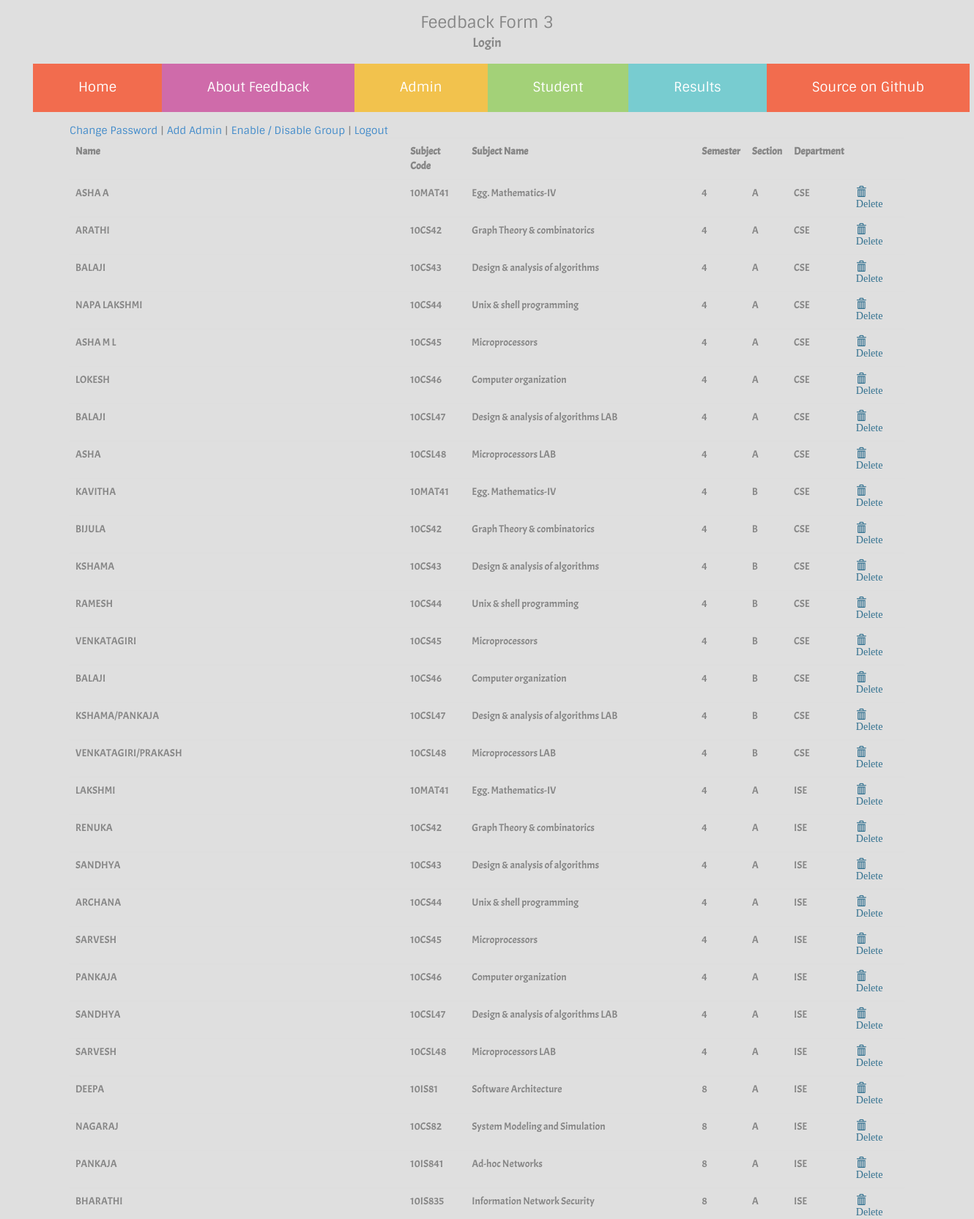
The page /admin.php (signed in, upper part) on the database its author committed.
### tables this page shows
CREATE TABLE `faculty` (
  `id` int(5) NOT NULL AUTO_INCREMENT,
  `name` varchar(100) NOT NULL,
  `subCode` varchar(10) NOT NULL,
  `subName` varchar(100) DEFAULT NULL,
  `semester` enum('2','4','6','8') NOT NULL DEFAULT '4',
  `sec` enum('A','B','C','D','E','F','G') DEFAULT 'A',
  `department` enum('ISE','CSE','CIV','EEE','ECE','ME','BS') DEFAULT 'CIV',
  PRIMARY KEY (`id`)
);

### classes/auth.class.php (called while the page is built, shortened)
<?php
	class authenticate
	{
		public static $db_host,$db_user,$db_pass,$db_name,$username,$password;
		public static function check(){
			$db_name=self::$db_name;
			$username=self::$username;
			$password=self::$password;
			$username=mysql_real_escape_string($username);
			$sql="SELECT * FROM `$db_name`.`admin` WHERE `username`='$username' LIMIT 1";
			$query=mysql_query($sql);
			$num=mysql_num_rows($query);
			if($num!=1){
				return false;
			}
			else{
				$data=mysql_fetch_object($query);
				$passdb=$data->password;
				if($password==$passdb){
					return true;
				}else{
					return false;
				}
			}
		}
	}
?>

### admin.php (the view, shortened to what this page needs)
<?php
	require_once("classes/auth.class.php");
	$a=authenticate::check();
	if($a!=true){
		header("location:adminlogin.php?error=notLoggedIn");
		die();
	}else{?>
	<?php $title="Admin >> Add or Delete Member"; require_once("required_files/header.php"); ?>
	<div class="container">
		<?php
			$connection=mysql_connect($db_host,$db_user,$db_pass);
			$sql="SELECT * FROM `$db_name`.`faculty`";
			$query=mysql_query($sql,$connection);
			if(mysql_num_rows($query)==0){
				echo "<p class='text-danger'>No faculty added. Try adding some.</p>";
			}else{
		?>
		<div><a href="changePasswd.php">Change Password</a> | <a href="addAdmin.php">Add Admin</a> | <a href="edclass.php">Enable / Disable Group</a> | <a href="logout.php">Logout</a></div>
		<table class="table">
			<tr><th>Name</th> <th>Subject Code</th> <th>Subject Name</th> <th>Semester</th> <th>Section</th> <th>Department</th><th></th> </tr>
			<?php while($data=mysql_fetch_object($query)){
			?>
			<tr><td><?php echo $data->name;?></td><td><?php echo $data->subCode; ?></td> <td><?php echo $data->subName; ?></td> <td><?php echo $data->semester; ?></td> <td><?php echo $data->sec; ?></td> <td><?php echo $data->department; ?></td> <td><span style="cursor:pointer;" data-id="<?php echo $data->id; ?>" class="glyphicon glyphicon-trash text-info delete"> Delete</span></td></tr>
			<?php
				}
			?>
		</table>
					<?php
				}
			 ?>
	</div>
	<?php require_once("required_files/footer.php"); ?>
	<?php
	}
?>

### styles.css (style rules this page uses)
body { background:#dfdfdf;color:#868686;font-family:sintony }
table.table { font-family:acme }

### rows shown on the page
faculty: name "ASHA A", subCode "10MAT41", subName "Egg. Mathematics-IV", semester "4", sec "A", department "CSE"
faculty: name "ARATHI", subCode "10CS42", subName "Graph Theory & combinatorics", semester "4", sec "A", department "CSE"
faculty: name "BALAJI", subCode "10CS43", subName "Design & analysis of algorithms", semester "4", sec "A", department "CSE"
faculty: name "NAPA LAKSHMI", subCode "10CS44", subName "Unix & shell programming", semester "4", sec "A", department "CSE"
faculty: name "ASHA M L", subCode "10CS45", subName "Microprocessors", semester "4", sec "A", department "CSE"
faculty: name "LOKESH", subCode "10CS46", subName "Computer organization", semester "4", sec "A", department "CSE"
faculty: name "BALAJI", subCode "10CSL47", subName "Design & analysis of algorithms LAB", semester "4", sec "A", department "CSE"
faculty: name "ASHA", subCode "10CSL48", subName "Microprocessors LAB", semester "4", sec "A", department "CSE"
faculty: name "KAVITHA", subCode "10MAT41", subName "Egg. Mathematics-IV", semester "4", sec "B", department "CSE"
faculty: name "BIJULA", subCode "10CS42", subName "Graph Theory & combinatorics", semester "4", sec "B", department "CSE"
faculty: name "KSHAMA", subCode "10CS43", subName "Design & analysis of algorithms", semester "4", sec "B", department "CSE"
faculty: name "RAMESH", subCode "10CS44", subName "Unix & shell programming", semester "4", sec "B", department "CSE"
faculty: name "VENKATAGIRI", subCode "10CS45", subName "Microprocessors", semester "4", sec "B", department "CSE"
faculty: name "BALAJI", subCode "10CS46", subName "Computer organization", semester "4", sec "B", department "CSE"
faculty: name "KSHAMA/PANKAJA", subCode "10CSL47", subName "Design & analysis of algorithms LAB", semester "4", sec "B", department "CSE"
faculty: name "VENKATAGIRI/PRAKASH", subCode "10CSL48", subName "Microprocessors LAB", semester "4", sec "B", department "CSE"
faculty: name "LAKSHMI", subCode "10MAT41", subName "Egg. Mathematics-IV", semester "4", sec "A", department "ISE"
faculty: name "RENUKA", subCode "10CS42", subName "Graph Theory & combinatorics", semester "4", sec "A", department "ISE"
faculty: name "SANDHYA", subCode "10CS43", subName "Design & analysis of algorithms", semester "4", sec "A", department "ISE"
faculty: name "ARCHANA", subCode "10CS44", subName "Unix & shell programming", semester "4", sec "A", department "ISE"
faculty: name "SARVESH", subCode "10CS45", subName "Microprocessors", semester "4", sec "A", department "ISE"
faculty: name "PANKAJA", subCode "10CS46", subName "Computer organization", semester "4", sec "A", department "ISE"
faculty: name "SANDHYA", subCode "10CSL47", subName "Design & analysis of algorithms LAB", semester "4", sec "A", department "ISE"
faculty: name "SARVESH", subCode "10CSL48", subName "Microprocessors LAB", semester "4", sec "A", department "ISE"
faculty: name "DEEPA", subCode "10IS81", subName "Software Architecture", semester "8", sec "A", department "ISE"
faculty: name "NAGARAJ", subCode "10CS82", subName "System Modeling and Simulation", semester "8", sec "A", department "ISE"
faculty: name "PANKAJA", subCode "10IS841", subName "Ad-hoc Networks", semester "8", sec "A", department "ISE"
faculty: name "BHARATHI", subCode "10IS835", subName "Information Network Security", semester "8", sec "A", department "ISE"
